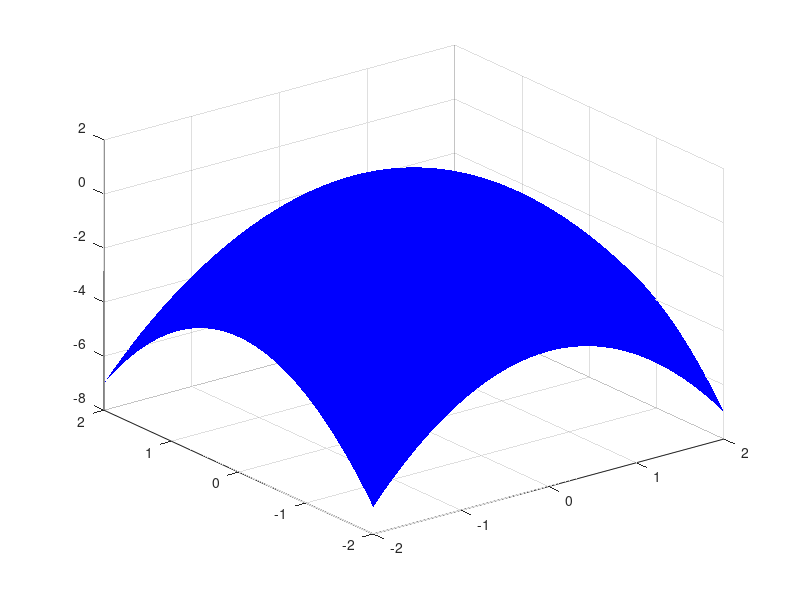

Reproduce this figure in MATLAB. (Note: this script raises an error after producing the figure.)
% Yahor Liashko, EDlfu25/2, 30.09.2026, variant 5

x = -2:0.05:2;
y = -2:0.05:2;

[X, Y] = meshgrid(x, y);

Z = 1 - (X.^2 + Y.^2);

figure('Name', 'Additional Task - Variant 5', 'NumberTitle', 'off');

surf(X, Y, Z, 'FaceColor', 'b', 'EdgeColor', 'none');

alpha(0.5);

title('z(x,y) = 1 - (x^2 + y^2)');
xlabel('X');
ylabel('Y');
zlabel('Z');

grid on;
axis tight;
view(3);
